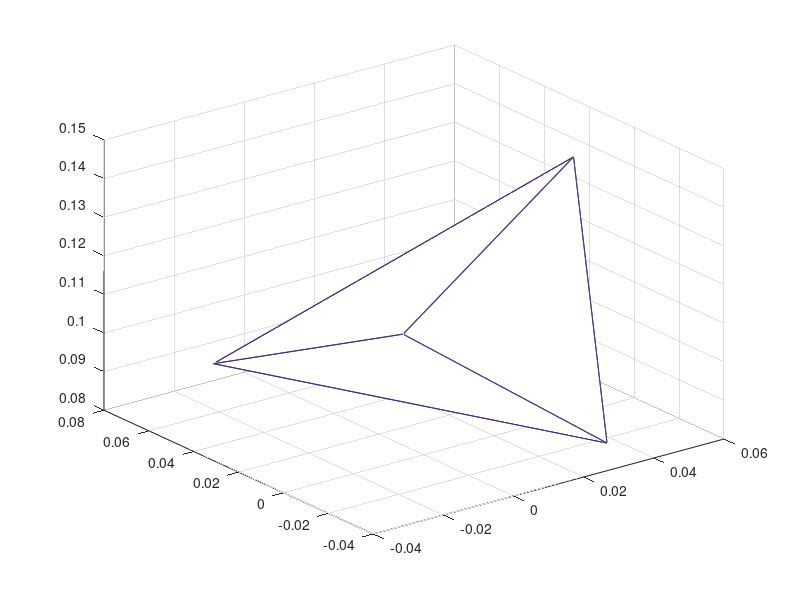

Write MATLAB code to recreate this figure.
x=[-2.7206999999999999E-002  -3.3325000000000000E-002  0.12683500000000000
  -1.8291000000000002E-002   6.5179600000000004E-002   9.0673699999999996E-002
   3.3720600000000003E-002  -2.8962999999999999E-002   8.2474599999999995E-002
   4.1602699999999999E-002  -1.6956000000000000E-003  0.14736199999999999]';

%x=[2.678e-2,-1.5369,6.3972;0 -1.02 6.84;7.13e-2 -1.509 6.9255;-.51 -1.53 6.84]';
N=[1 0 0;0 1 0;0 0 1;-1 -1 -1]';
xi=zeros(3,3);
dummyx=zeros(4,4);
dummyb=dummyx;


Jac=zeros(4,4);
Jac(:,1)=1;
Jac(:,2:4)=x';
jd=det(Jac);
dummyx(:,1)=x(1,:)';
dummyx(:,2:4)=x';
a=1/jd*det(dummyx);


for a=1:4
    xi(:,1) = xi(:,1)+x(:,a)*N(1,a);
    xi(:,2) = xi(:,2)+x(:,a)*N(2,a);
    xi(:,3) = xi(:,3)+x(:,a)*N(3,a);
end

xinv=inv(xi);

xco=[0;0;0.1];%[-.49; -1.52; 6.84];
diff=xco-x(:,4);
prnts=xinv*diff;
shps=zeros(1,4);
shps(1:3)=prnts;
shps(4)=1-sum(prnts);
shps

xp=zeros(1,4);
yp=xp;
zp=yp;
for a=1:4
    xp(a)=x(1,a);
    yp(a)=x(2,a);
    zp(a)=x(3,a);
end

T=[1,2,3;1,2,4;2,3,4;1,3,4];
trimesh(T,xp,yp,zp)
hold on
scatter3(xco(1),xco(2),xco(3))
